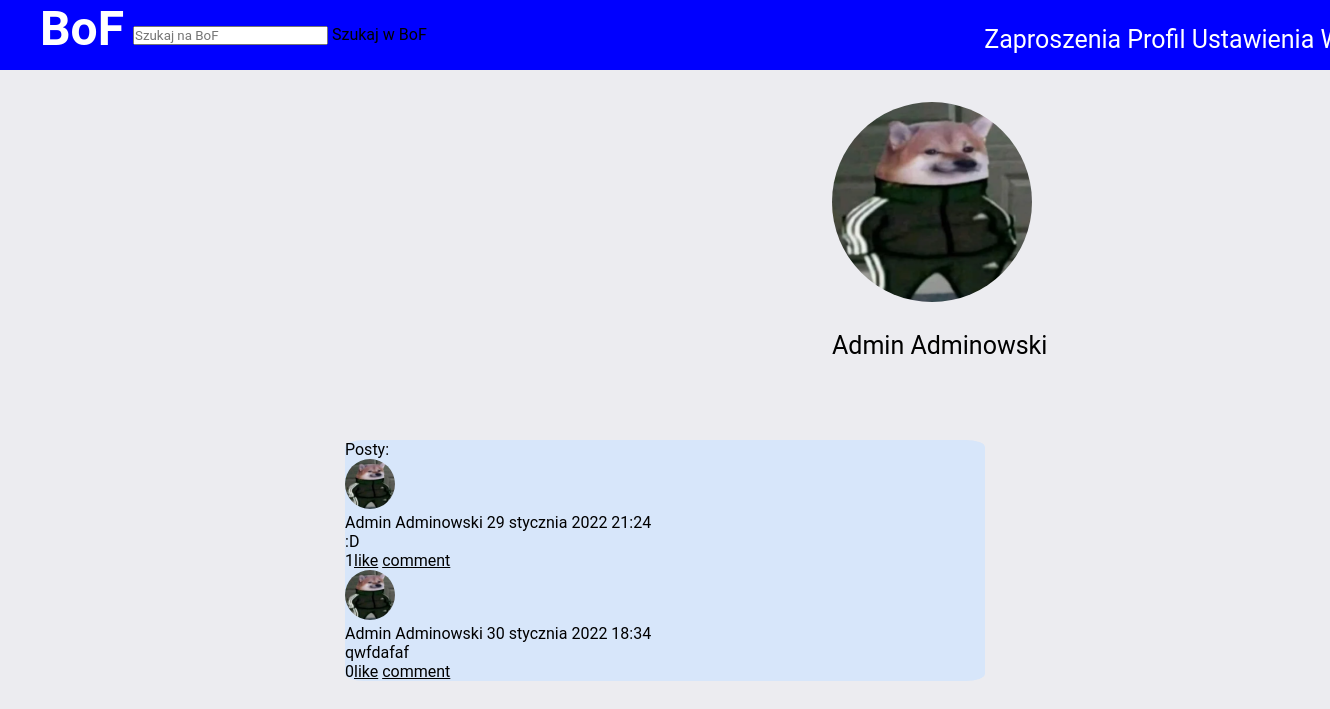
The page /profile/1 on the database as committed earlier.
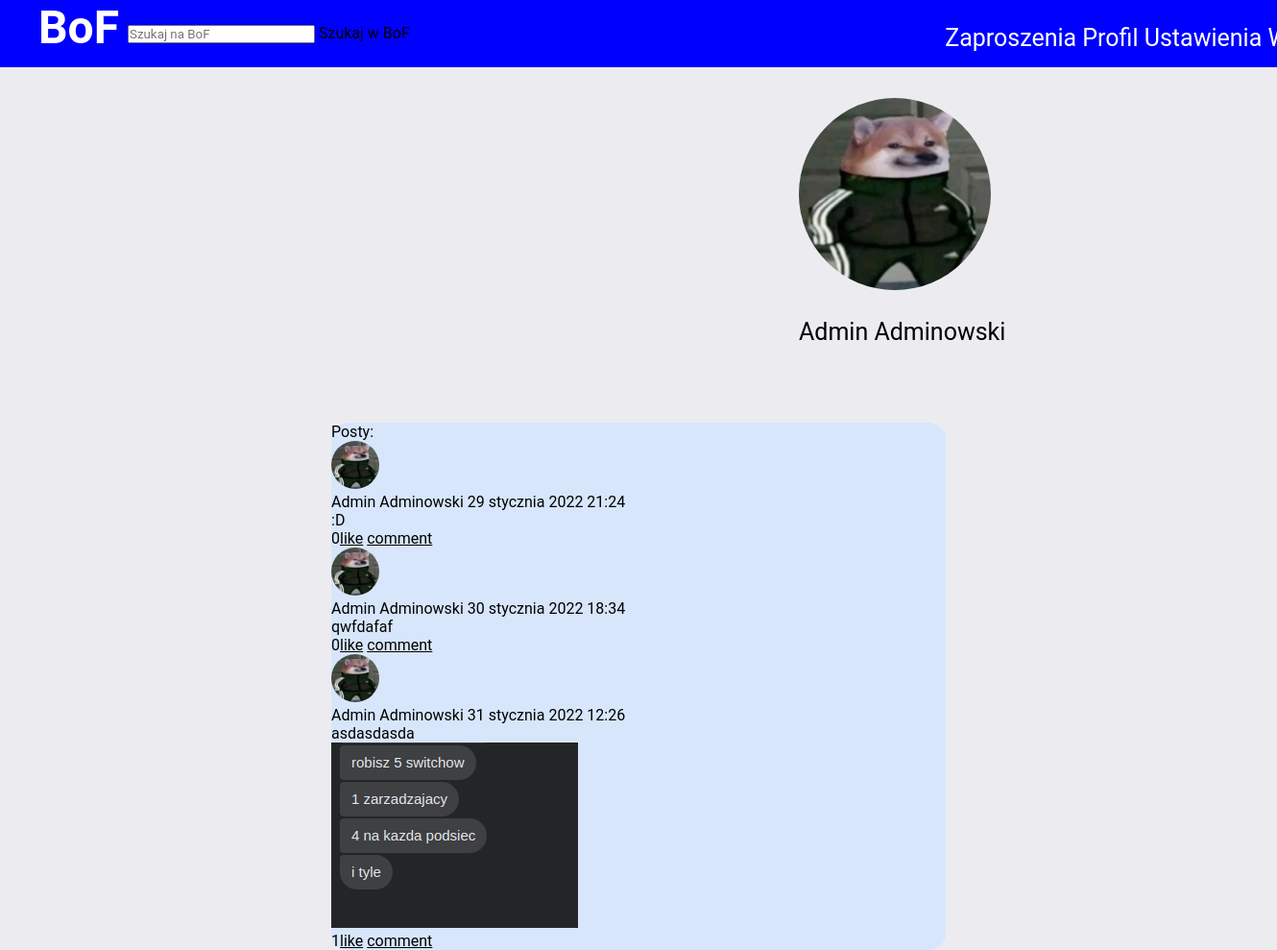
The same page on the database as committed later.
### post/models.py (models this page shows)
class Post(models.Model):
    user = models.ForeignKey(User, on_delete=models.CASCADE)
    content = models.CharField(max_length=500)
    photo = models.ImageField(upload_to='post_photos', null=True)
    date = models.DateTimeField(default=timezone.now)
    likes = models.ManyToManyField(User, related_name='post_likes', blank=True)
    def get_absolute_url(self):
        return reverse('post:post-detail-view', kwargs={'id': self.id})
    def get_like_url(self):
        return reverse('post:post-like-view', kwargs={'id': self.id})

### account/models.py (models this page shows, shortened)
class Account(models.Model):
    user = models.OneToOneField(User, unique=True, on_delete=models.CASCADE)
    image = models.ImageField(default='default.jpeg')
    friends = models.ManyToManyField(User, related_name='user_friends', blank=True)
    def get_absolute_url(self):
        return reverse('account:profile-view', kwargs={'id': self.user.id})

### account/views.py (the view)
# urls.py: path('profile/<int:id>', profile_view, name='profile-view'),
def profile_view(request, id):
    user = get_object_or_404(User, id=id)
    posts = Post.objects.filter(user=user)
    context = {
        'user': user,
        'posts': posts
    }
    return render(request, "profile_view.html", context)

### account/templates/profile_view.html
{%extends 'head.html'%}
{%block content%}
<div class="profile">
    <img src="{{user.account.image.url}}"/>
    <p>{{user.first_name}} {{user.last_name}}</p>
</div>
<div class="posts">
    <p>Posty:</p>
    {% for post in posts %}
        <div class="post">
            <div class="user">
                <img src="{{post.user.account.image.url}}"/>
                <p>{{post.user.first_name}} {{post.user.last_name}} {{post.date}}</p>
            </div>
            <div class="conent">
                <p>{{post.content}}</p>
            </div>
            {%if post.photo%}
            <div class="photo">
                <img class="post_photo"src="{{post.photo.url}}"/>
            </div>
            {%endif%}
            <p>{{post.likes.count}}<a href="{{post.get_like_url}}">like</a>
            <a href="{{post.get_absolute_url}}">comment </a></p>
        </div>
    {% endfor %}
</div>
{%endblock%}

Rows that differ between the two databases and show on the page:
computed for Post "29 stycznia 2022 21:24": likes.count "1" → "0"
added Post: user.account.image (picture), user.first_name "Admin", user.last_name "Adminowski", date "31 stycznia 2022 12:26", content "asdasdasda", photo (picture), likes.count "1"
